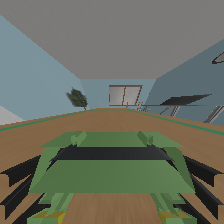
#> input picture Week 7/dataset/image1.jpg, 224 x 224 px, found by its file name
$ jupyter execute Simulasi_Image_Processing,_Feature_Detection,_and_Feature_Description.ipynb   (shell and % lines are left out)   (older library calls are emulated)
#> lines starting #> are read from the running program, lines starting #| are printed output that depends on the picture
[cell 1]
# Import library yang diperlukan
import cv2
import numpy as np
import matplotlib.pyplot as plt
from skimage.feature import hog
from skimage import exposure
from google.colab import files

# Fungsi untuk menampilkan gambar
def display_image(title, image, cmap='gray'): # title: judul gambar yang akan ditampilkan, image: data gambar yang akan ditampilkan, dan cmap: palet warna untuk menampilkan gambar, default adalah 'gray' (grayscale).
    plt.figure(figsize=(8, 6)) # Membuat figur baru menggunakan matplotlib dengan ukuran 8x6 inci.
    plt.title(title) # Menambahkan judul pada figur sesuai dengan nilai parameter title.
    plt.imshow(image, cmap=cmap) # Menampilkan gambar menggunakan data image dan palet warna cmap.
    plt.axis('off') # Menyembunyikan sumbu pada gambar agar tampilannya lebih bersih.
    plt.show() # Menampilkan gambar pada layar.

# Unggah file dari komputer lokal
uploaded = files.upload()
#> the answer given: image1.jpg

# Membaca nama file yang diunggah
image_path = list(uploaded.keys())[0]

# Membaca gambar dalam format grayscale
image = cv2.imread(image_path, cv2.IMREAD_GRAYSCALE)
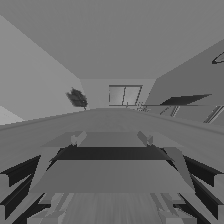
#> image: shape (224, 224); min 22, max 164, mean 107.7

if image is None:
    raise ValueError("Gambar tidak ditemukan atau format tidak valid. Pastikan gambar dalam format yang didukung (misalnya JPG, PNG).")

# Memanggil fungsi display_image untuk menampilkan gambar.
display_image("Gambar Asli", image)

# --- Filter Moving Average ---
def moving_average_filter(image, kernel_size=5): # image: gambar input yang akan difilter dan kernel_size: ukuran kernel filter (default 5x5).
#> called with kernel_size = 5
    kernel = np.ones((kernel_size, kernel_size), dtype=np.float32) / (kernel_size ** 2) # Kernel diisi dengan nilai 1/(kernel_size**2), sehingga elemen-elemen kernel memiliki total 1 (normalisasi).
    filtered_image = cv2.filter2D(image, -1, kernel) # image: gambar input yang akan difilter, -1: kedalaman output yang sama dengan input, dan kernel: kernel yang telah didefinisikan sebelumnya.
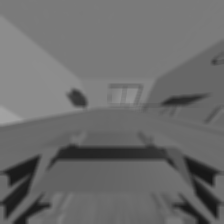
#> filtered_image: shape (224, 224); min 23, max 163, mean 107.7
    return filtered_image # Mengembalikan gambar hasil filter.

# Menerapkan filter rata-rata bergerak pada gambar.
filtered_image = moving_average_filter(image)

# Menampilkan gambar hasil filter.
display_image("Filter Moving Average", filtered_image)

# Analisis:
# Gambar menjadi lebih halus, mengurangi noise dan detail kecil.

[cell 2]
# --- Deteksi Fitur dengan SIFT ---
sift = cv2.SIFT_create()  # Membuat objek SIFT (Scale-Invariant Feature Transform) untuk deteksi fitur.
keypoints, descriptors = sift.detectAndCompute(image, None) # Mendeteksi keypoint (titik fitur) dan menghitung deskriptor untuk gambar.
#> keypoints = 72 keypoints; strongest (x, y, size): (77, 98, 10.5), (48, 206, 3.2), (214, 62, 2.8), (216, 216, 3)
sift_image = cv2.drawKeypoints(image, keypoints, None, flags=cv2.DRAW_MATCHES_FLAGS_DRAW_RICH_KEYPOINTS) # image: gambar input, keypoints: daftar keypoint yang terdeteksi, None: tidak menyimpan hasil dalam gambar lain, hanya menampilkan, dan flags: menggambar keypoint dengan visualisasi ukuran dan orientasi (rich keypoints).
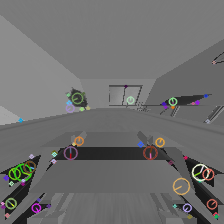
#> sift_image: shape (224, 224, 3); mean of channels 0, 1, 2 109.5, 110, 110.4; drawn as B, G, R
display_image("Deteksi Fitur SIFT", sift_image) # Menampilkan gambar dengan keypoint yang ditandai menggunakan fungsi 'display_image'.

# Analisis:
# Titik-titik kunci (keypoints) menunjukkan fitur menonjol, seperti sudut atau ujung.

[cell 3]
# --- Representasi Histogram Gambar ---
def plot_histogram(image):
    histogram, bins = np.histogram(image.flatten(), bins=256, range=[0, 256]) # image.flatten(): mengubah gambar 2D menjadi array 1D, bins=256: membagi intensitas piksel menjadi 256 interval (0-255), dan range=[0, 256]: rentang nilai intensitas piksel yang dihitung.
#> histogram = 256 values, max 10093 at index 122, min 0 at index 0, mean 196; bins = 257 values from 0 to 256
    plt.figure(figsize=(8, 6)) # Membuat figur baru dengan ukuran 8x6 inci.
    plt.title("Representasi Histogram") # Memberikan judul pada grafik histogram.
    plt.plot(histogram, color='black') # Memplot histogram menggunakan garis berwarna hitam.
    plt.xlabel("Intensitas Piksel") # Menambahkan label pada sumbu X untuk menunjukkan intensitas piksel.
    plt.ylabel("Frekuensi") # Menambahkan label pada sumbu Y untuk menunjukkan jumlah kemunculan piksel dengan intensitas tertentu.
    plt.show() # Menampilkan grafik histogram.
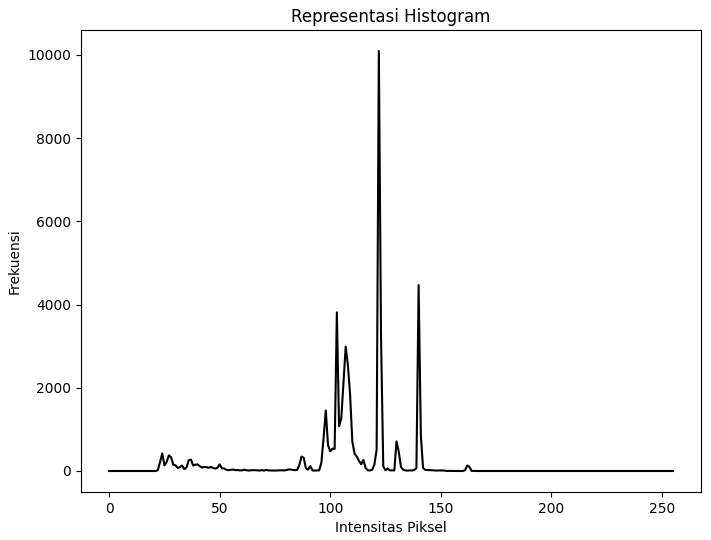
#> figure drawn by matplotlib, 1 panel; curve peaks at x = 122, y = 10093
plot_histogram(image) # Memanggil fungsi untuk memplot histogram dari gambar image.

# Analisis:
# Histogram menunjukkan distribusi intensitas piksel dalam gambar.

[cell 4]
# --- Gaussian Smoothing ---
def gaussian_smoothing(image, kernel_size=5, sigma=1.0): # image: gambar input yang akan di-blur, kernel_size: ukuran kernel Gaussian, default 5x5, dan sigma: deviasi standar Gaussian, default 1.0.
#> called with kernel_size = 5, sigma = 1
    return cv2.GaussianBlur(image, (kernel_size, kernel_size), sigma) # image: gambar input, (kernel_size, kernel_size): ukuran kernel Gaussian (harus ganjil), dan sigma: parameter sigma untuk mengontrol tingkat blur.

# Menerapkan Gaussian smoothing pada gambar.
gaussian_image = gaussian_smoothing(image)

# Menampilkan gambar hasil Gaussian smoothing.
display_image("Gaussian Smoothing", gaussian_image)

# Analisis:
# Gaussian smoothing mengurangi noise tetapi menjaga kontur objek lebih baik daripada filter rata-rata bergerak.

[cell 5]
# --- Deteksi Tepi dengan Sobel Filter ---
def sobel_edge_detection(image):
    grad_x = cv2.Sobel(image, cv2.CV_64F, 1, 0, ksize=3) # cv2.CV_64F: tipe data keluaran (64-bit floating point), 1, 0: filter Sobel untuk menghitung gradien di arah x (1) dan y (0), dan ksize=3: ukuran kernel Sobel (3x3).
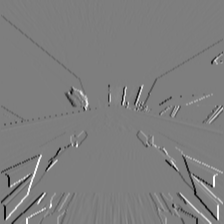
#> grad_x: shape (224, 224) float64; min -352, max 359, mean -0.6; drawn with min black and max white
    grad_y = cv2.Sobel(image, cv2.CV_64F, 0, 1, ksize=3) # 0, 1: filter Sobel untuk menghitung gradien di arah x (0) dan y (1).
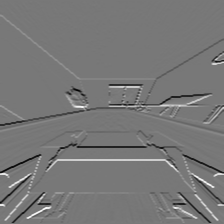
#> grad_y: shape (224, 224) float64; min -340, max 382, mean -0.9; drawn with min black and max white
    magnitude = cv2.magnitude(grad_x, grad_y) # Menghitung besar gradien (magnitude) dengan menggabungkan gradien di arah x dan y.
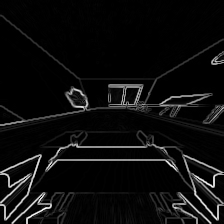
#> magnitude: shape (224, 224) float64; min 0, max 423.1, mean 22.1; drawn with min black and max white
    return cv2.convertScaleAbs(magnitude) # Fungsi 'convertScaleAbs' mengubah nilai menjadi positif dan dalam rentang [0, 255].
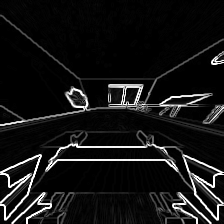
#> returned value: shape (224, 224); min 0, max 255, mean 20.8

# Menerapkan deteksi tepi Sobel pada gambar.
sobel_image = sobel_edge_detection(image)

# Menampilkan gambar hasil deteksi tepi menggunakan filter Sobel.
display_image("Deteksi Tepi dengan Sobel Filter", sobel_image)

# Analisis:
# Sobel mendeteksi tepi dengan menghitung magnitudo gradien, menunjukkan batas-batas objek.

[cell 6]
# --- Representasi Fitur dengan Histogram of Oriented Gradients (HOG) ---
def hog_feature_representation(image):
    features, hog_image = hog(image, orientations=9, pixels_per_cell=(8, 8),
                               cells_per_block=(2, 2), visualize=True, block_norm='L2-Hys') # orientations=9: jumlah orientasi (bins) untuk histogram gradien, pixels_per_cell=(8, 8): ukuran sel untuk menghitung gradien
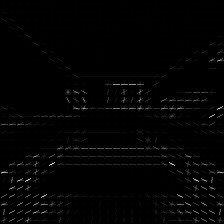
#> hog_image: shape (224, 224) float64; min 0, max 47.29, mean 0.6; drawn with min black and max white
                                                                                            # cells_per_block=(2, 2): ukuran blok yang digunakan untuk normalisasi, visualize=True: menghasilkan gambar HOG untuk visualisasi
                                                                                            # block_norm=L2-Hys: normalisasi blok menggunakan metode L2-Hys.
    hog_image_rescaled = exposure.rescale_intensity(hog_image, in_range=(0, 10)) # in_range=(0, 10) mengatur rentang input sebelum pemrosesan intensitas.
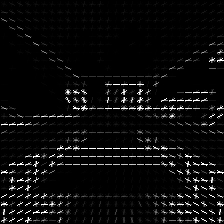
#> hog_image_rescaled: shape (224, 224) float64; min 0, max 1, mean 0.0471
    return hog_image_rescaled # Mengembalikan gambar HOG yang telah disesuaikan intensitasnya.

# Menerapkan representasi fitur HOG pada gambar.
hog_image = hog_feature_representation(image)

# Menampilkan gambar hasil representasi fitur HOG.
display_image("Representasi Fitur dengan HOG", hog_image)

# Analisis:
# HOG merepresentasikan struktur gambar menggunakan gradien terorientasi, berguna untuk deteksi objek.
